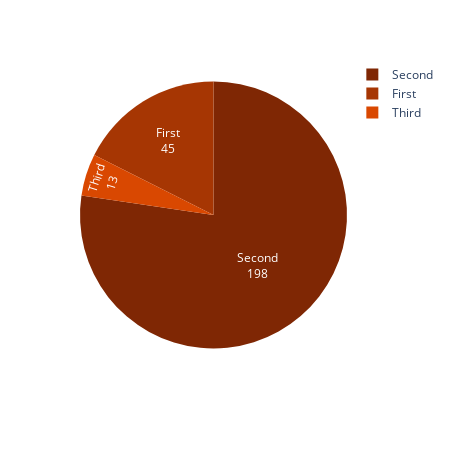

The code cell stored with this chart in its notebook:
### Code cell
year_counts = df['Year'].value_counts()   # Calculate the count of students in each unique year of study
fig2 = px.pie(values = year_counts,names = year_counts.index,color_discrete_sequence=px.colors.sequential.Oranges_r,width=450,height=450)   # Create a pie chart visualizing the distribution of students across different years
fig2.update_traces(textinfo='label+value')    # Update the text displayed on each slice to include both label and value
fig2.show()   # Display the pie chart

### Figure 1 — Plotly figure (JSON) as saved in the notebook; plotly's stock layout.template omitted (floating-point values rounded to 4 significant figures)
{"data": [{"domain": {"x": [0, 1], "y": [0, 1]}, "hovertemplate": "label=%{label}<br>value=%{value}<extra></extra>", "labels": ["Second", "First", "Third"], "legendgroup": "", "name": "", "showlegend": true, "textinfo": "label+value", "type": "pie", "values": [198, 45, 13]}], "layout": {"height": 450, "legend": {"tracegroupgap": 0}, "margin": {"t": 60}, "piecolorway": ["rgb(127,39,4)", "rgb(166,54,3)", "rgb(217,72,1)", "rgb(241,105,19)", "rgb(253,141,60)", "rgb(253,174,107)", "rgb(253,208,162)", "rgb(254,230,206)", "rgb(255,245,235)"], "width": 450}}
